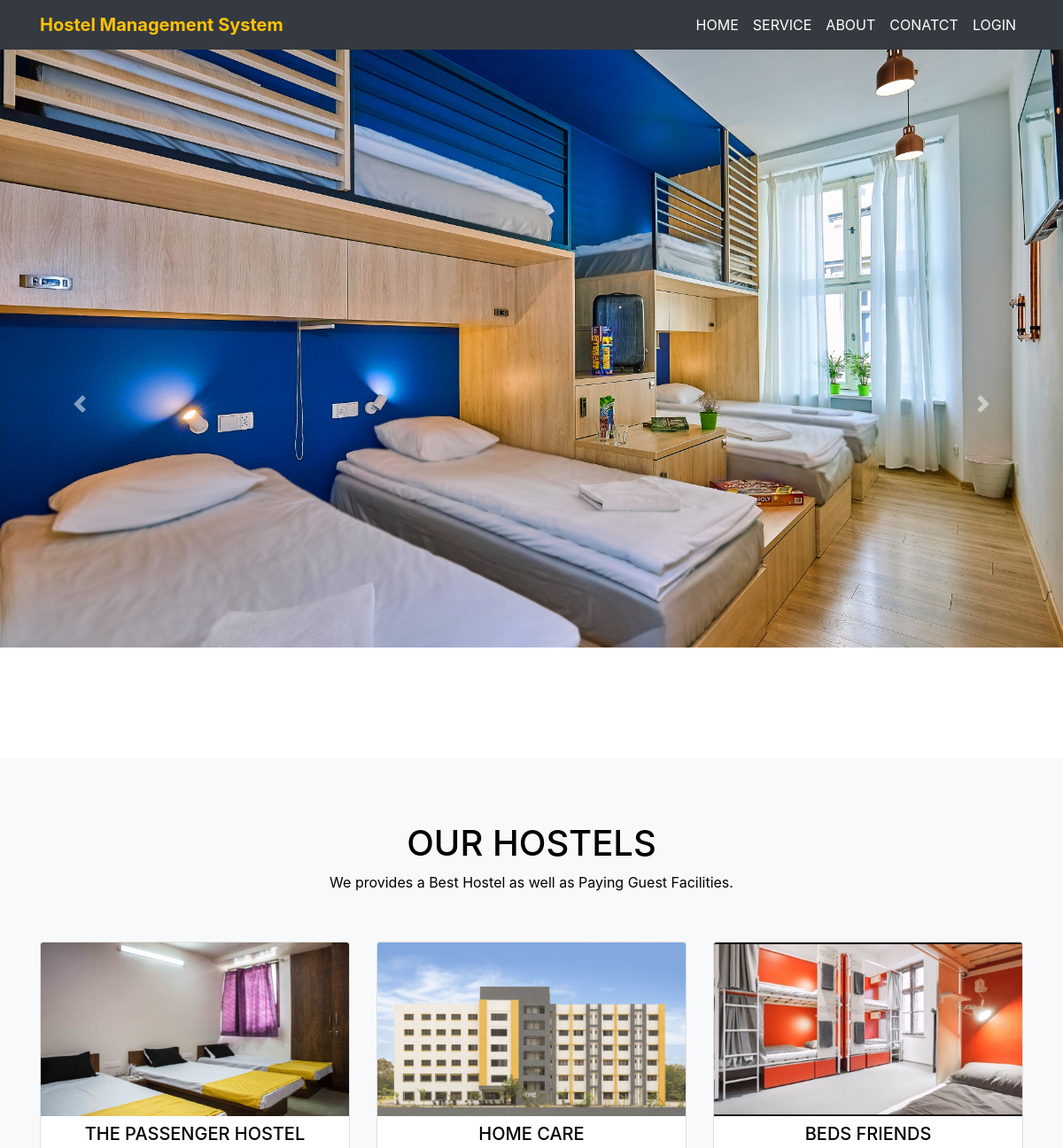
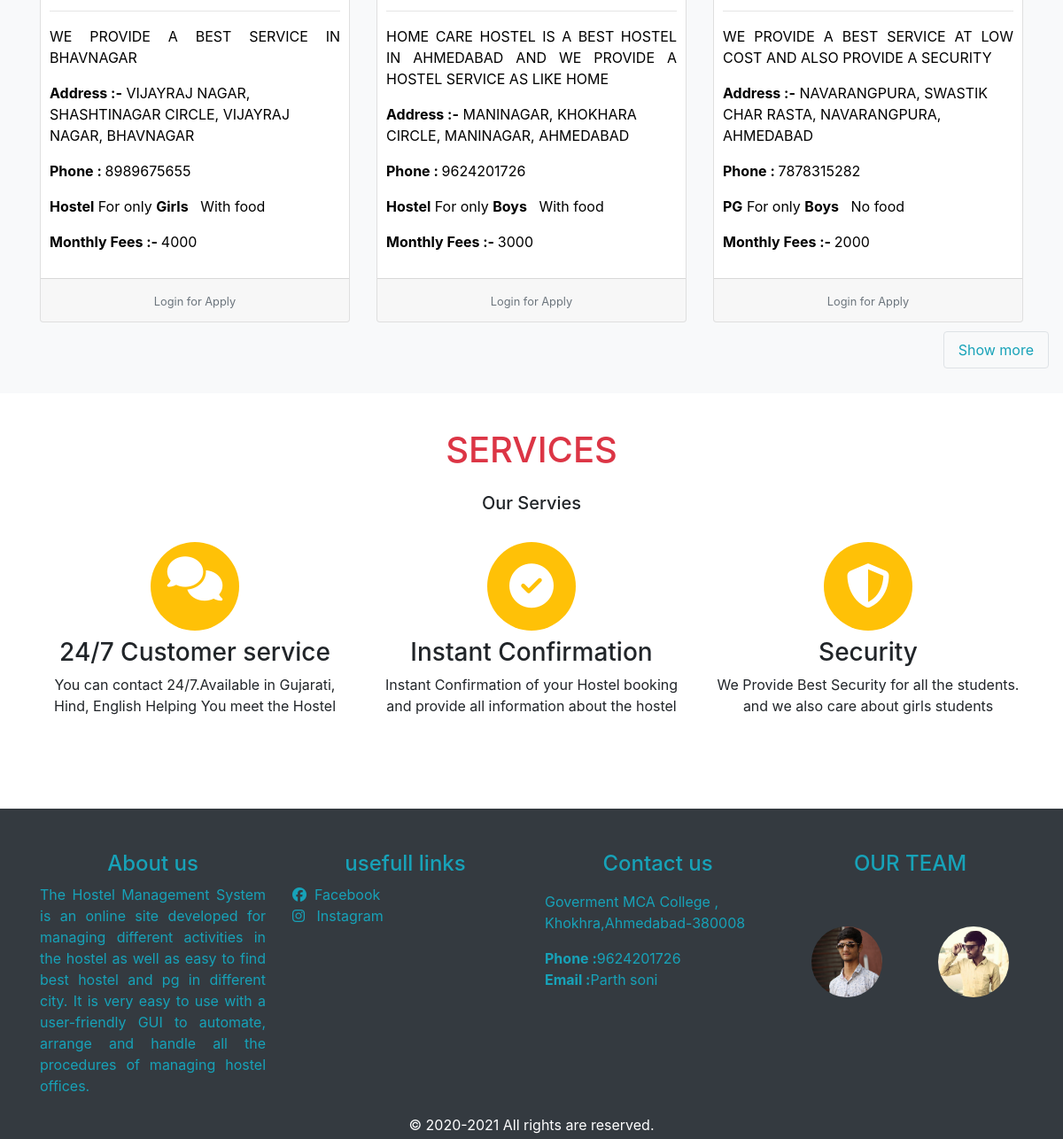
The page / on the database its author committed (2 pictures, top to bottom).
### tables this page shows
CREATE TABLE `pg_hostel` (
  `pg_hostel_id` int(6) NOT NULL,
  `name` varchar(25) NOT NULL,
  `address` varchar(20) NOT NULL,
  `area` varchar(15) NOT NULL,
  `city` varchar(15) NOT NULL,
  `fees` int(6) NOT NULL,
  `pg_id` int(4) NOT NULL,
  `type` varchar(10) NOT NULL,
  `pg_type` varchar(11) NOT NULL,
  `staus` varchar(10) NOT NULL,
  `about` varchar(100) NOT NULL,
  `rdate` date NOT NULL,
  `mobile` bigint(12) NOT NULL,
  `road` varchar(60) NOT NULL,
  `food` varchar(6) NOT NULL
);

CREATE TABLE `imgaes` (
  `img_id` int(6) NOT NULL,
  `img` varchar(100) NOT NULL,
  `pg_hostel_id` int(6) NOT NULL
);

### index.php (the view, shortened to what this page needs)
<?php
include("db.php");
?>
<!DOCTYPE html>
<html lang="en">
<head>
    <link rel="stylesheet" href="https://stackpath.bootstrapcdn.com/bootstrap/4.5.2/css/bootstrap.min.css">
    <link rel="stylesheet" type="text/css" href="https://cdn.datatables.net/1.10.22/css/dataTables.bootstrap4.min.css"/>
    <link rel="stylesheet" href="css/mystyle.css">
</head>
<body>
<div class="container-fluid p-0 m-0" id="content">
      <nva class="navbar navbar-expand-md bg-dark navbar-dark">
        <div class="container">
          <a href="#" class="navbar-brand text-warning font-weight-bold">Hostel Management System </a>
          <div class="collapse navbar-collapse text-center" id="menulinks">
           <ul class="navbar-nav ml-auto">
             <li class="nav-item">
               <a href="" class="nav-link text-white">HOME</a>
             </li>
             <li class="nav-item">
              <a href="#service" class="nav-link text-white"> SERVICE</a>
            </li>
            <li class="nav-item">
              <a href="#about" class="nav-link text-white">ABOUT </a>
            </li>
            <li class="nav-item">
              <a href="feedback.php" class="nav-link text-white">CONATCT </a>
            </li>
            <li class="nav-item">
              <a href="student/login.php" class="nav-link text-white"> LOGIN</a>
            </li>
           </ul>
          </div>
        </div>
      </nva>
      <div id="carouselExampleControls" class="carousel slide" data-ride="carousel">
        <div class="carousel-inner">
          <div class="carousel-item active">
            <img src="image/h3.jpg" class="d-block w-100" alt="...">
            <div class="carousel-caption d-none d-md-block">
            </div>
          </div>
        </div>
        <a class="carousel-control-prev" href="#carouselExampleControls" role="button" data-slide="prev">
          <span class="carousel-control-prev-icon" aria-hidden="true"></span>
        </a>
        <a class="carousel-control-next" href="#carouselExampleControls" role="button" data-slide="next">
          <span class="carousel-control-next-icon" aria-hidden="true"></span>
        </a>
      </div>
<section class="section-1 bg-light  pt-3 mt-0">
  <div class="container text-center">
      <h1 class="heading-1">Our Hostels</h1>
      <p class="para-1">We provides a Best Hostel as well as Paying Guest Facilities.
      </p>
      <?php
      $sql = "SELECT * FROM pg_hostel where staus='Approved' ORDER BY pg_hostel_id DESC LIMIT 6";
      $res=mysqli_query($con,$sql) or die("not found <br>".$sql."<br>". mysqli_error($con));
      $count=3;
    while($row=mysqli_fetch_row($res))
      {
        $sql1="select * from imgaes where pg_hostel_id=$row[0]";
        $res1=mysqli_query($con,$sql1) or die('not found <br>'.$sql1.'<br>' . mysqli_error($con));
        $img=mysqli_fetch_row($res1);
        if ($count==3) {
          echo "<div class='row mt-4'>";
          $count=0;
        }
        if($row[14]=='yes')
        {
          $food="With food";
        }
        else{
          $food="No food";
        }
        echo "
        <div class='col-md-4 col-sm-12'>
          <div class='card-container '>
            <div class='card'>
              <div class='front'>
                <div class='cover'>
                  <img  class='card-img-top cimg' src='uploadimages/".$img[1]."'/>
                </div>
                <div class='content'>
                  <div class='main'>
                  <h5 class='card-title text-uppercase  pt-2 text-center'>".$row[1]."</h5> <hr>
                  <p class='text-justify text-capitalize'>".$row[10]."</p>
                  <p class='text-left text-capitalize'><address class='text-capitalize text-left'><strong> Address :-</strong> ".$row[3].", ".$row[13].", ".$row[3].", ".$row[4]."</address></p>
                  <p class='text-left text-capitalize'><strong > Phone : </strong>".$row[12]."</p>
                  <p class='text-left'><b>".$row[7]."</b> For only <b> ".$row[8]."</b> &nbsp; ".$food." </p>
                  <p class='text-left'><b>Monthly Fees :- </b>".$row[5]."</p>
                  </div>
                  <div class='card-footer'>
                  <small class='text-muted'>Login for Apply </small>
                </div>
                </div>
              </div>
            </div>
          </div>
        </div>";
        $count++;
        if ($count==3) {
          echo '</div>';
        }
      }
     ?>
  </div>
    <div class=" showm float-right">
  <a href="student/login.php" class="nav-link text-right  btn  border text-info">Show more</a>
  </div>
  </div>
<section class="container-fluid text-center section-2 mt-0 pt-4" id="service">
  <div class="container">
  <h1 class="text-danger pt-3">SERVICES</h1>
  <h5 class="p-3">Our Servies </h5>
  <div class="row pt-2 pb-2">
      <div class="col-lg-4 col-md-4 col-sm-10 d-block m-auto ">
        <div class="d-block m-auto bg-warning iconset">
          <i class="fa fa-comments ico text-white mt-3"></i>
        </div>
        <h3 class="pt-2">24/7 Customer service</h3>
        <p>You can contact 24/7.Available in Gujarati, Hind, English Helping You meet the Hostel</p>
      </div>
      <div class="col-lg-4 col-md-4 col-sm-10 d-block m-auto">
        <div class="d-block m-auto bg-warning iconset">
          <i class="fa fa-check-circle  ico text-white mt-4"></i>
        </div>
        <h3 class="pt-2">Instant Confirmation</h3>
        <p>Instant Confirmation of your Hostel booking and provide all information about the hostel</p>
      </div>
      <div class="col-lg-4 col-md-4 col-sm-10 d-block m-auto">
        <div class="iconset d-block m-auto bg-warning iconset">
          <i class="fas fa-shield-alt ico mt-4 text-white"></i>
        </div>
        <h3 class="pt-2">Security</h3>
        <p>We Provide Best Security for all the students. and we also care about girls students</p>
      </div>
  </div>
  </div>
</section>
<footer class="bg-dark text-info pt-5 mt-0" id="about">
  <div class="container">
    <div class="row">
      <div class="col-lg-3">
        <h4 class="text-center">About us </h4>
        <p class="text-justify">The Hostel Management System is an online site developed for managing different activities in the hostel as well as easy to find best hostel and pg in different city. It is very easy to use with a user-friendly GUI to automate, arrange and handle all the procedures of managing hostel offices.</p>
      </div>
      <div class="col-lg-3">
        <h4 class="text-center">usefull links </h4>
        <ul class="list-unstyled">
          <li><a href="https://www.facebook.com/parth.bhadiyadra.5/" class="qlink" ><i class="fab fa-facebook  "></i> &nbsp;Facebook </a></li>
          <li><a href="https://www.instagram.com/parth_bhadiyadra/?hl=en" class="qlink"><i class="fab fa-instagram"></i> &nbsp; Instagram </a></li>
        </ul>
      </div>
      <div class="col-lg-3">
        <h4 class="text-center">Contact us</h4>
        <p>
            <address class="">Goverment MCA College , Khokhra,Ahmedabad-380008</address>
            <strong>Phone :</strong>9624201726<br>
            <strong>Email :</strong><a href="mailto:soniparth598@gmail.com" style="text-decoration:none;" class="text-info">Parth soni</a>
        </p>
      </div>
      <div class="col-lg-3">
        <div class="conatiner">
          <div class="row text-center ">
            <div class="col-lg-12 col-sm-12 col-md-12 text-center">
            <h4> OUR TEAM</h4>
            </div>
            <div class="col-lg-6 col-md-6 col-sm-6  m-auto pt-5">
              <img src="image/parth.png" height="80px" width="80px" alt="..." class="rounded-circle" data-toggle="modal" data-target="#exampleModalCenter">
            </div>
            <div class="col-lg-6 col-md-6 col-sm-6  m-auto pt-5">
             <img src="image/harsh.png" height="80px" width="80px" alt="..." class="rounded-circle" data-toggle="modal" data-target="#exampleModalCenter1">
            </div>
          </div>
        </div>
      </div>
    </div>
  </div>
<div class="container-fluid text-white text-center p-1">
&copy; 2020-2021 All rights are reserved.
</div>
</footer>
</body>
</html>

### css/mystyle.css (style rules this page uses)
html,body { height: 100%; margin:0px; padding: 0px; }
.active { color: black !important; background-color:#E7B10D; }
.carousel-item { height: 100vh; min-height: 300px; background: no-repeat center center scroll; background-size:cover; }
.carousel-caption { bottom: 220px; }
.section-1, .heading-1 { margin-top: 5%; }
.heading-1 { text-transform: uppercase; }
.section-1, .para-1 { margin-bottom: 5%; }
.section-1,.card-text, .para-1 { color:rgba(0,0, 0, 59); }
.section-1 { margin-bottom: 0%; padding-bottom: 80px; }
.section-2 { padding-bottom: 80px; }
.iconset { height: 100px; width: 100px; border-radius: 50px; }
.ico { font-size: 50px; }
.cimg { height :195.75px; }
.main { min-height: 350px; padding: 0px 10px; }
.showm { padding-right: 16px; padding-left: 50px; padding-bottom: 10px; padding-top: 10px; }
.qlink { color: rgb(23,162,184); }

### index.php (style rules this page uses)
#content { display: none; }

### rows shown on the page
pg_hostel: imgaes.img (picture), name "THE PASSENGER HOSTEL", about "WE PROVIDE A BEST SERVICE IN BHAVNAGAR", area "VIJAYRAJ NAGAR", road "SHASHTINAGAR CIRCLE", city "BHAVNAGAR", mobile "8989675655", type "Hostel", pg_type "Girls", food "With food", fees "4000"
pg_hostel: imgaes.img (picture), name "HOME CARE", about "HOME CARE HOSTEL IS A BEST HOSTEL IN AHMEDABAD AND WE PROVIDE A HOSTEL SERVICE AS LIKE HOME", area "MANINAGAR", road "KHOKHARA CIRCLE", city "AHMEDABAD", mobile "9624201726", type "Hostel", pg_type "Boys", food "With food", fees "3000"
pg_hostel: imgaes.img (picture), name "BEDS FRIENDS", about "WE PROVIDE A BEST SERVICE AT LOW COST AND ALSO PROVIDE A SECURITY", area "NAVARANGPURA", road "SWASTIK CHAR RASTA", city "AHMEDABAD", mobile "7878315282", type "PG", pg_type "Boys", food "No food", fees "2000"
